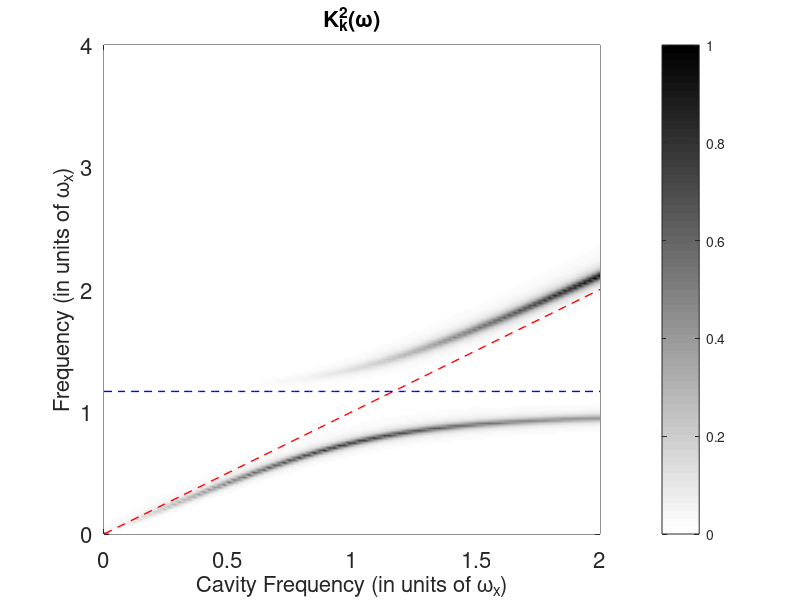
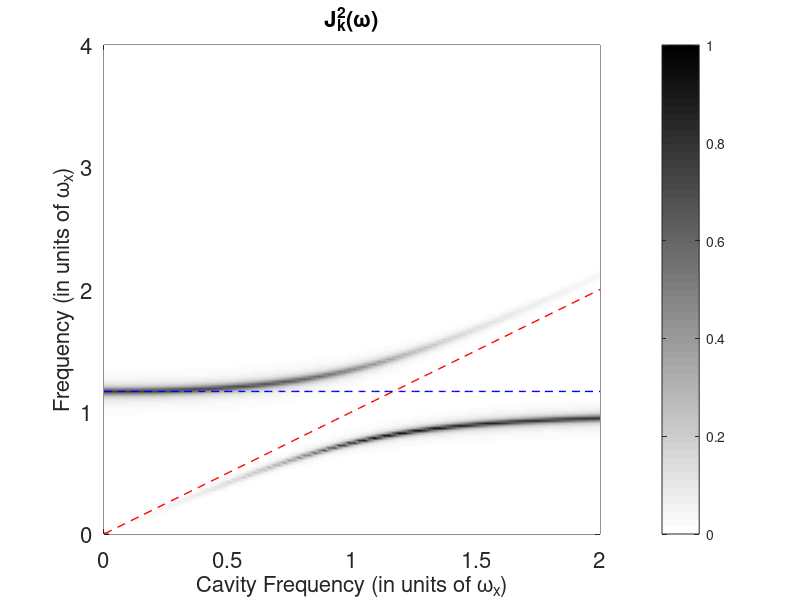

Write MATLAB code to recreate these figures, in order.
% Companion code for the publication: 
% Exact solution of polaritonic systems with arbitrary light and matter frequency-dependent losses
% The Journal of Chemical Physics 156, 084106 (2022)
% Erika Cortese and Simone De Liberato
% School of Physics and Astronomy, University of Southampton, Southampton, SO17 1BJ, United Kingdom

% This code calculates and plots the photonic and matter components of polaritons with
% Lorentzian broadening in both the photonic and matter resonances and a coloured photonic reservoir


clear all
close all

Coloured=0; % if different from zero considers the presence of a coloured reservoir (Sec. VI of the main paper)
Parallel=0; % if different from zero runs over a parallel pool

 if Parallel
     poolobj = gcp();
 end

%% Parameters and functions definitions

wx=1; % matter excitation frequency, used as units of all the other frequencies
g=0.3*wx; % resonant light-matter couoling
wxt=sqrt(wx^2+4*g^2); % matter frequency renormalised by diamagnetic P^2 term
zp=10^-3*wx; % numerical delta used to calculate the principal part numerically
qtol=10^-3; % tollerance for quadv

% loss rates
gammaP=0.05*wx; % photonic losses
gammaM=0.05*wx; % matter losses

% vector of photonic frequencies (k-points)
Nk=100; % number of photonic frequency considered
wk_min=0*wx; % minimal photonic frequency  
wk_max=2*wx; % maximal photonic frequency
wk_v=linspace(wk_min, wk_max, Nk); % vector of photonic frequencies 

% polariton dispersion from Eq. 8
wLP=sqrt(wk_v.^2 + wxt^2 - sqrt(wk_v.^4 + 16*g^2*wk_v.^2-2*wk_v.^2*wxt^2 + wxt^4))/sqrt(2);
wUP=sqrt(wk_v.^2 + wxt^2 + sqrt(wk_v.^4 + 16*g^2*wk_v.^2-2*wk_v.^2*wxt^2 + wxt^4))/sqrt(2);

% frequency range
Nw=200; % number of frequencies    
w_min=0*wx; % minimal frequency
w_max=2*wk_max; % maximal frequency
w_v=linspace(w_min,w_max,Nw); % frequency vector
dw=w_v(2)-w_v(1); % frequency delta

% Functions for Lorentzian resonances from Eq. 52 
eta2= @(w) 2*gammaM/pi*w./((w.^2-wxt^2).^2+gammaM^2*w.^2); % |\eta|^2
zeta2=@(w,wk) 2*gammaP/pi*w.^3./((w.^2-wk^2).^2+gammaP^2*w.^2);  % |\zeta_k|^2

% Functions for Lorentzian resonances  from Eq. 53
Z=@(w) 2*((w.^2-wxt^2))./((w.^2-wxt^2).^2+gammaM^2*w.^2) ; % Z
W=@(w,wk) 2*(wk^2*(w.^2-wk^2)-gammaP^2*w.^2)./((w.^2-wk^2).^2+gammaP^2*w.^2) ; % W_k


if Coloured

% define the parameters of the coloured reservoir 
wc=2*wx; % central frequency of the cloured resevoir
Delta=0.5*wx; % width of the cloured resevoir
kappa=0.05*wx; % coupling of the cloured resevoir
wl=wc-Delta/2; % lower band edge
wu=wc+Delta/2; % upper band edge

% specific form from Eq. 62
F=@(w) 1/Delta*heaviside(Delta/2-abs(w-wc)); 

% effective central frequency and effective losses from Eq. 61
Omega2=@(w,wk) wk^2*(1+kappa*(1-1/2*real(quadv(@(wp) wp.*F(abs(wp))./(wp-w+1i*zp),wl,wu,qtol)))); % |\Omega_k|^2
Gamma=@(w,wk) gammaP+pi/2*kappa*wk^2*F(w); 

% photonic bath functions with reservoir from Eq. 60
zeta2=@(w,wk) w.^3./((w.^2-Omega2(w,wk)).^2+w.^2.*Gamma(w,wk).^2).*(2*gammaP/pi+kappa*wk^2*F(w));

% photonic bath functions (numerical integral required)
W=@(w,wk) real(quadv(@(wp) 2*wp./(w.^2-wp.^2+1i*zp).*abs(zeta2(wp,wk)),0, w_max,qtol));

end


%% Main cycle 


% initializations
K2=zeros(Nk,Nw);
J2=zeros(Nk,Nw);

parfor ck=1:Nk % cycling over the photonic frequency
    
wk=wk_v(ck); % photonic frequency

%Coupled photonic and matter field component
K2(ck,:)=(zeta2(w_v,wk)+g^2.*eta2(w_v).*(W(w_v,wk).^2+pi^2.*zeta2(w_v,wk).^2))./((1-g^2*W(w_v,wk).*Z(w_v)).^2+...
     g^4*pi^2*(W(w_v,wk).^2.*eta2(w_v).^2+zeta2(w_v,wk).^2.*Z(w_v).^2)+g^2*pi^2*eta2(w_v).*zeta2(w_v,wk).*(2+g^2*pi^2*eta2(w_v).*zeta2(w_v,wk)));
 
J2(ck,:)=(eta2(w_v)+g^2*(Z(w_v).^2+pi^2.*eta2(w_v).^2).*zeta2(w_v,wk))./((1-g^2*W(w_v,wk).*Z(w_v)).^2+...
     g^4*pi^2*(W(w_v,wk).^2.*eta2(w_v).^2+zeta2(w_v,wk).^2.*Z(w_v).^2)+g^4*pi^2*eta2(w_v).*zeta2(w_v,wk).*(2+g^2*pi^2*eta2(w_v).*zeta2(w_v,wk)));
end

if Parallel
delete(poolobj); 
end

%% Plotting

figure(1)
mx1=max(max(K2));
pcolor(wk_v,w_v,K2'/mx1) 
shading interp
colormap(1-gray)
c=colorbar;
hold on
plot(wk_v,wk_v,'r--','Linewidth',1) % plot photonic frequency
plot(wk_v,wxt*ones(1,Nk),'b--','Linewidth',1) % plot matter frequency

if Coloured
plot(wk_v,wl*ones(1,Nk),'g:','Linewidth',1.5)
plot(wk_v,wu*ones(1,Nk),'g:','Linewidth',1.5)
end 

set(gca,'FontSize',16)
title('K_{k}^2(\omega)','FontSize',16)
xlabel('Cavity Frequency (in units of \omega_x)','FontSize',16)
ylabel('Frequency (in units of \omega_x)','FontSize',16)


figure(2)
mx2=max(max(J2));
pcolor(wk_v,w_v,J2'/mx2) 
shading interp
colormap(1-gray)
c=colorbar;
hold on
plot(wk_v,wk_v,'r--','Linewidth',1) % plot photonic frequency
plot(wk_v,wxt*ones(1,Nk),'b--','Linewidth',1) % plot matter frequency

if Coloured
plot(wk_v,wl*ones(1,Nk),'g:','Linewidth',1.5)
plot(wk_v,wu*ones(1,Nk),'g:','Linewidth',1.5)
end 

set(gca,'FontSize',16)
title('J_{k}^2(\omega)','FontSize',16)
xlabel('Cavity Frequency (in units of \omega_x)','FontSize',16)
ylabel('Frequency (in units of \omega_x)','FontSize',16)


